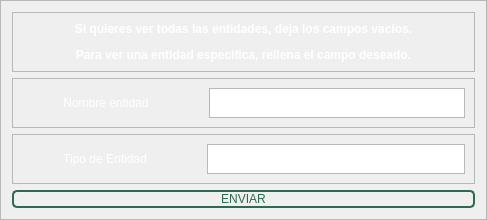
                  <widget class="QFrame" name="PanelGET">
                   <property name="styleSheet">
                    <string notr="true">color: rgb(255,255,255)</string>
                   </property>
                   <property name="frameShape">
                    <enum>QFrame::StyledPanel</enum>
                   </property>
                   <property name="frameShadow">
                    <enum>QFrame::Raised</enum>
                   </property>
                   <layout class="QVBoxLayout" name="verticalLayout_7">
                    <item>
                     <widget class="QFrame" name="frame_19">
                      <property name="frameShape">
                       <enum>QFrame::StyledPanel</enum>
                      </property>
                      <property name="frameShadow">
                       <enum>QFrame::Raised</enum>
                      </property>
                      <layout class="QVBoxLayout" name="verticalLayout_17">
                       <item>
                        <widget class="QLabel" name="label_12">
                         <property name="text">
                          <string>&lt;html&gt;&lt;head/&gt;&lt;body&gt;&lt;p align=&quot;center&quot;&gt;&lt;span style=&quot; font-weight:600;&quot;&gt;Si quieres ver todas las entidades, deja los campos vacíos.&lt;/span&gt;&lt;/p&gt;&lt;p align=&quot;center&quot;&gt;&lt;span style=&quot; font-weight:600;&quot;&gt;Para ver una entidad especifica, rellena el campo deseado.&lt;/span&gt;&lt;/p&gt;&lt;/body&gt;&lt;/html&gt;</string>
                         </property>
                         <property name="alignment">
                          <set>Qt::AlignCenter</set>
                         </property>
                        </widget>
                       </item>
                      </layout>
                     </widget>
                    </item>
                    <item>
                     <widget class="QFrame" name="frame_17">
                      <property name="frameShape">
                       <enum>QFrame::StyledPanel</enum>
                      </property>
                      <property name="frameShadow">
                       <enum>QFrame::Raised</enum>
                      </property>
                      <layout class="QHBoxLayout" name="horizontalLayout_11">
                       <property name="spacing">
                        <number>60</number>
                       </property>
                       <property name="leftMargin">
                        <number>50</number>
                       </property>
                       <item>
                        <widget class="QLabel" name="label_10">
                         <property name="maximumSize">
                          <size>
                           <width>138</width>
                           <height>16777215</height>
                          </size>
                         </property>
                         <property name="text">
                          <string>Nombre entidad</string>
                         </property>
                         <property name="alignment">
                          <set>Qt::AlignCenter</set>
                         </property>
                        </widget>
                       </item>
                       <item>
                        <widget class="QTextEdit" name="textGetEnt">
                         <property name="maximumSize">
                          <size>
                           <width>16777215</width>
                           <height>30</height>
                          </size>
                         </property>
                         <property name="styleSheet">
                          <string notr="true">color: black;</string>
                         </property>
                        </widget>
                       </item>
                      </layout>
                     </widget>
                    </item>
                    <item>
                     <widget class="QFrame" name="frame_18">
                      <property name="frameShape">
                       <enum>QFrame::StyledPanel</enum>
                      </property>
                      <property name="frameShadow">
                       <enum>QFrame::Raised</enum>
                      </property>
                      <layout class="QHBoxLayout" name="horizontalLayout_12">
                       <property name="spacing">
                        <number>60</number>
                       </property>
                       <property name="leftMargin">
                        <number>50</number>
                       </property>
                       <item>
                        <widget class="QLabel" name="label_11">
                         <property name="text">
                          <string>Tipo de Entidad</string>
                         </property>
                         <property name="alignment">
                          <set>Qt::AlignCenter</set>
                         </property>
                        </widget>
                       </item>
                       <item>
                        <widget class="QTextEdit" name="textGetTipo">
                         <property name="maximumSize">
                          <size>
                           <width>16777215</width>
                           <height>30</height>
                          </size>
                         </property>
                         <property name="styleSheet">
                          <string notr="true">color: black;</string>
                         </property>
                        </widget>
                       </item>
                      </layout>
                     </widget>
                    </item>
                    <item>
                     <widget class="QPushButton" name="bt_enviarGet">
                      <property name="maximumSize">
                       <size>
                        <width>16000</width>
                        <height>16777215</height>
                       </size>
                      </property>
                      <property name="styleSheet">
                       <string notr="true">QPushButton{
font: 87 12pt &quot;Arial Black&quot;;
background-color: #000000ff;
color: rgb(45,106,79);
border-radius: 5px;
border: 2px solid rgb(45,106,79);
}

QPushButton:hover{
background-color: rgb(27,67,50);
}</string>
                      </property>
                      <property name="text">
                       <string>ENVIAR</string>
                      </property>
                      <property name="iconSize">
                       <size>
                        <width>32</width>
                        <height>32</height>
                       </size>
                      </property>
                     </widget>
                    </item>
                   </layout>
                  </widget>
